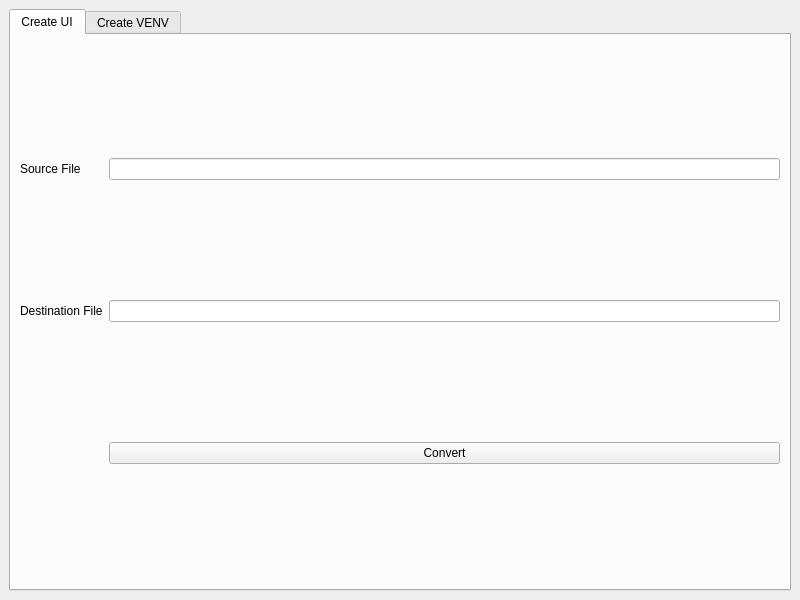
<?xml version="1.0" encoding="UTF-8"?>
<ui version="4.0">
 <class>MainWindow</class>
 <widget class="QMainWindow" name="MainWindow">
  <property name="geometry">
   <rect>
    <x>0</x>
    <y>0</y>
    <width>800</width>
    <height>600</height>
   </rect>
  </property>
  <property name="windowTitle">
   <string>GUI Python Tool</string>
  </property>
  <widget class="QWidget" name="centralwidget">
   <layout class="QGridLayout" name="gridLayout_3">
    <item row="0" column="0">
     <layout class="QGridLayout" name="gridLayout_2">
      <item row="0" column="0">
       <widget class="QTabWidget" name="tbUI">
        <property name="currentIndex">
         <number>0</number>
        </property>
        <widget class="QWidget" name="tbUIMaker">
         <attribute name="title">
          <string>Create UI</string>
         </attribute>
         <layout class="QGridLayout" name="gridLayout">
          <item row="1" column="0">
           <widget class="QLabel" name="lblDestination">
            <property name="text">
             <string>Destination File</string>
            </property>
           </widget>
          </item>
          <item row="0" column="2">
           <widget class="QLineEdit" name="txtSource"/>
          </item>
          <item row="1" column="2">
           <widget class="QLineEdit" name="txtDestination"/>
          </item>
          <item row="0" column="0">
           <widget class="QLabel" name="lblSource">
            <property name="text">
             <string>Source File</string>
            </property>
           </widget>
          </item>
          <item row="2" column="2">
           <widget class="QPushButton" name="cbConvert">
            <property name="text">
             <string>Convert</string>
            </property>
           </widget>
          </item>
         </layout>
        </widget>
        <widget class="QWidget" name="tbVenv">
         <attribute name="title">
          <string>Create VENV</string>
         </attribute>
        </widget>
       </widget>
      </item>
     </layout>
    </item>
   </layout>
  </widget>
 </widget>
 <resources/>
 <connections/>
</ui>
